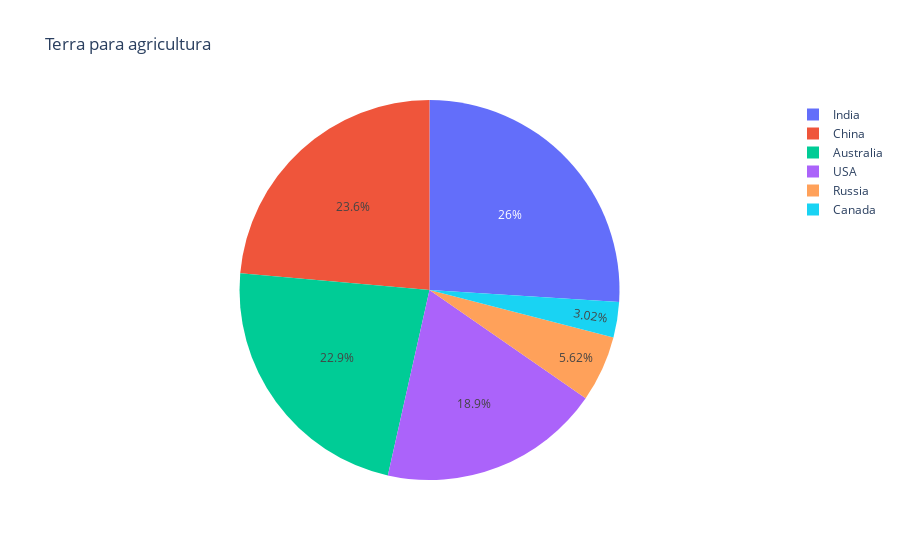

Notebook code cell kept with this figure:
### Code cell
fig=px.pie(df,names='Country',values='Agricultural Land (%)',title='Terra para agricultura')
fig.show()

### Figure 1 — Plotly figure (JSON) as saved in the notebook; plotly's stock layout.template omitted (floating-point values rounded to 4 significant figures; data arrays with more than 128 entries replaced by an {"elided": "..."} marker saying what was removed)
{"data": [{"domain": {"x": [0, 1], "y": [0, 1]}, "hovertemplate": "Country=%{label}<br>Agricultural Land (%)=%{value}<extra></extra>", "labels": {"elided": "144 str values"}, "legendgroup": "", "name": "", "showlegend": true, "type": "pie", "values": {"elided": "144 float values"}}], "layout": {"autosize": true, "legend": {"tracegroupgap": 0}, "title": {"text": "Terra para agricultura"}}}
